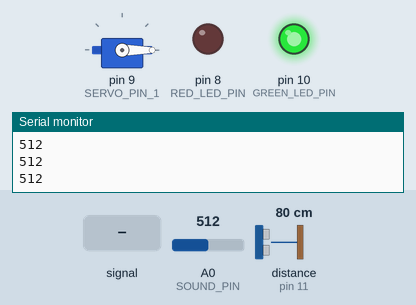
A sketch run on a simulated Arduino Uno, built with avr-gcc and run on an emulated ATmega328P. On the bench: servo, output pins drawn as LEDs (lit = HIGH), the last lines printed to the serial monitor. Dashed ring = blinking. Inputs (shaded band) come from the test bench; at power-on: distance to the obstacle (sensor on pin 11) 80 cm, A0 (SOUND_PIN) = 512. The echo pulse lasts 58.3 µs per cm.

Above: at 1.2 s.
1.3 s: A0 (SOUND_PIN) fed a 200 Hz sine of ±255 counts around its level
At 3.02 s:
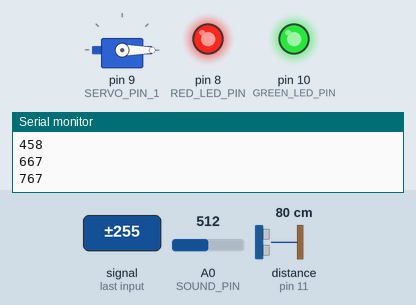
4.3 s: distance to the obstacle (sensor on pin 11) set to 4 cm
At 6.0 s:
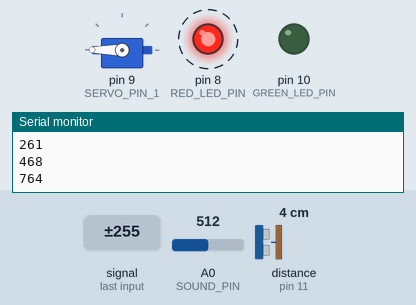
6.9 s: distance to the obstacle (sensor on pin 11) set to 18 cm
9.9 s: distance to the obstacle (sensor on pin 11) set to 60 cm
At 10.12 s:
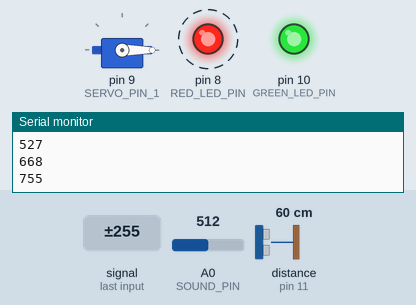
12.9 s: distance to the obstacle (sensor on pin 11) set to 2 cm
At 14.07 s:
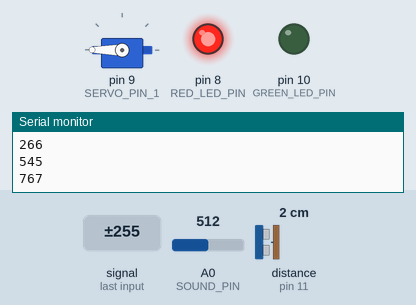
Timing chart, 0 to 16.9 s (numbered marks = the images above; inputs shaded):
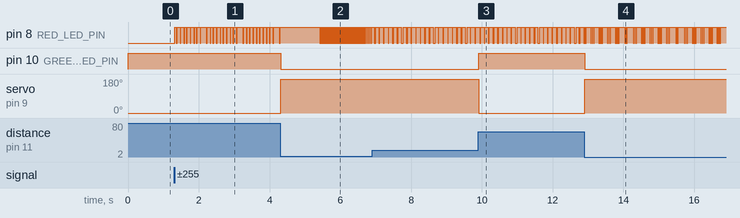

Measured:
- after the input at 1.3 s, pin 8 (RED_LED_PIN): LOW → HIGH at once, then repeats every 1.0 s: 2 × (LOW 0.03 s, HIGH 0.08 s), LOW 0.03 s, HIGH 0.05 s, 2 × (LOW 0.03 s, HIGH 0.08 s), LOW 0.03 s, HIGH 0.05 s, LOW 0.03 s, HIGH 0.08 s, LOW 0.03 s, HIGH 0.15 s, LOW 0.03 s, HIGH 0.08 s, LOW 0.03 s, HIGH 0.05 s
- after the input at 4.3 s, pin 8 (RED_LED_PIN): alternates HIGH for 0.02 s and LOW for 0.02 s, starting after 1.1 s; pin 10 (GREEN_LED_PIN): HIGH → LOW at once; servo on pin 9 (SERVO_PIN_1): 0° → 180° at once
- after the input at 9.9 s, pin 10 (GREEN_LED_PIN): LOW → HIGH at once; servo on pin 9 (SERVO_PIN_1): 180° → 0° at once
- after the input at 12.9 s, pin 10 (GREEN_LED_PIN): HIGH → LOW at once; servo on pin 9 (SERVO_PIN_1): 0° → 180° at once

The sketch:

AutoRoom.ino
```cpp
#include <NewPing.h>
#include <Servo.h>

#define TRIGGER_PIN  12  // Arduino pin tied to trigger pin on the ultrasonic sensor.
#define ECHO_PIN     11  // Arduino pin tied to echo pin on the ultrasonic sensor.
#define MAX_DISTANCE 200 // Maximum distance we want to ping for (in centimeters). Maximum sensor distance is rated at 400-500cm.
#define SOUND_PIN  A0 //Sound sensor pin

#define NUMBER_OF_SENSORS  1

// Actuator pin definitions
#define SERVO_PIN_1  9
#define GREEN_LED_PIN 10
#define RED_LED_PIN  8

#define UPDATE_PERIOD  20 //Update period in milliseconds

#define TRIGGER_DISTANCE  30
#define SERVO_LOCKED  255
#define SERVO_UNLOCKED  0
NewPing sonar(TRIGGER_PIN, ECHO_PIN, MAX_DISTANCE); // NewPing setup of pins and maximum distance.

Servo servo_device_1;

struct sensorData {
  double distance_1;
  double light_1;
  int sound_1;
};

struct actuatorState {
  double servo_1;
  boolean led_1;
};

sensorData sensors;
actuatorState actuators;

void setup() {
  Serial.begin(9600);
  //Initialise sensors and actuators
  sensors.distance_1 = -1;
  actuators.servo_1 = 0;

  servo_device_1.attach(SERVO_PIN_1);
  pinMode(GREEN_LED_PIN, OUTPUT);
  pinMode(RED_LED_PIN, OUTPUT);
}

void updateSensors() {
  updateUltrasonicSensors();
  updateSoundSensors();
}

void applyControlLaws() {
  if (sensors.distance_1 > TRIGGER_DISTANCE) {
    actuators.led_1 = true;
    actuators.servo_1 = SERVO_UNLOCKED;
  } else {
    actuators.led_1 = false;
    actuators.servo_1 = SERVO_LOCKED;
  }
}

void updateActuators() {
  servo_device_1.write(actuators.servo_1);
  if (actuators.led_1) {
    digitalWrite(GREEN_LED_PIN, HIGH);
  } else {
    digitalWrite(GREEN_LED_PIN, LOW);
  }
}

void updateUltrasonicSensors() {
  unsigned int uS = sonar.ping(); // Send ping, get ping time in microseconds (uS).
  sensors.distance_1 = uS / (US_ROUNDTRIP_CM);
}

void updateSoundSensors() {
  sensors.sound_1 = analogRead(A0);
  int amp = (sensors.sound_1 >= 512) ? sensors.sound_1 - 512 : 512 - sensors.sound_1;
  Serial.println(sensors.sound_1);
  if (amp > 100) {
    digitalWrite(RED_LED_PIN, HIGH);
  } else {
    digitalWrite(RED_LED_PIN, LOW);
  }

}

void loop() {
  updateSensors();
  applyControlLaws();
  updateActuators();
  //Serial.println(sensors.distance_1);
  delay(UPDATE_PERIOD);
}
```
